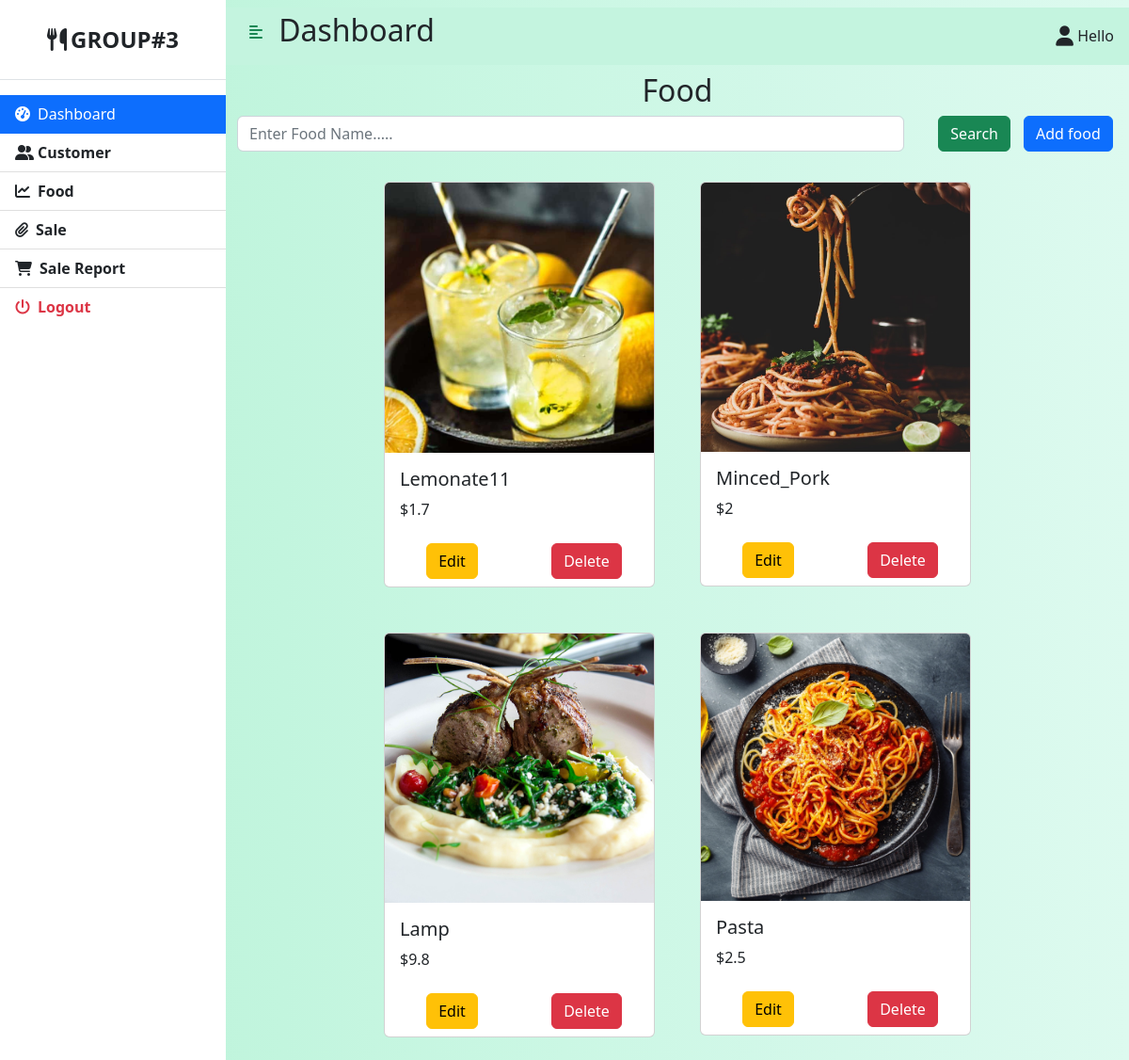
Screenshot of /food.php with the database file from the repository.
### tables this page shows
CREATE TABLE `Food` (
  `Food_Name` varchar(100) NOT NULL,
  `Unit_Price` float NOT NULL,
  `Food_Id` int(11) NOT NULL,
  `Type_Id` int(11) NOT NULL,
  `photo` varchar(100) NOT NULL
);

### food.php (the view, shortened to what this page needs)
<!DOCTYPE html>
<html lang="en">
  <head>
    <link
      href="https://cdn.jsdelivr.net/npm/bootstrap@5.2.0-beta1/dist/css/bootstrap.min.css"
      rel="stylesheet"
    />
    </head>
    <body>
    <div class="d-flex" id="wrapper">
        <?php
            include ("sidebar.php");
        ?>
        <div id="page-content-wrapper">
        <?php
            include ("header.php");
        ?>
            <div class="container-fluid">
            <h2 class="text-center">Food</h2>
            <div class="row">
                <div class="col-lg-10">
                    <form class="row" method="post">
                        <div class="col-lg-11">
                            <input placeholder="Enter Food Name....." type="text" class="form-control" name="button_search">
                        </div>
                        <div class="col-lg-1 ps-4 pb-2">
                            <button type="submit" class="btn btn-success btn-xs">Search</button>
                        </div>
                    </form>
                </div>
                <div class="col-lg-2 ps-5">
                    <button class="add-btn btn btn-primary btn-xs" type="button" data-bs-toggle="modal" data-bs-target="#addForm">
                    <span class="h6">Add food</span>
                    </button>
                </div>
            </div>
            <div class="container-fluid d-flex">
              <div class="d-flex justify-content-center flex-wrap">
                <?php
                $connect =  mysqli_connect("localhost","root","","pos");
                if($connect)
                {
                  if(isset($_POST["button_search"]))
                  {
                    $argu = $_POST["button_search"];
                    $mysql = "select * from Food where Food_Name like '$argu%'";
                  }
                  else
                  {
                    $mysql = "call select_food();";
                  }
                  $myqry = mysqli_query($connect, $mysql);
                }
                while($row = mysqli_fetch_array($myqry,MYSQLI_ASSOC)){
                  ?>
                    <div class="p-4">
                        <div class="card" style="width: 18rem;">
                          <img src=<?php echo $row["photo"]?> class="card-img-top"/>
                            <div class="card-body">
                              <h5 class="card-title"><?php echo $row["Food_Name"];?></h5>
                              <p class="card-text">$<?php echo $row["Unit_Price"];?></p>
                            </div>
                              <div class="container py-2">
                                <div class="row text-center">
                                  <div class="col-6 ">
                                  <a title='Click To Edit Food' rel='facebox' href="editfood.php?id=<?php echo $row["Food_Id"]; ?>"> <button class='btn btn-warning'>Edit</button> </a>
                                  </div>
                                  <div class="col-6">
                                  <a class='delete-btn btn btn-danger' href="food.php?id=<?php echo $row["Food_Id"];?>" onclick="return confirm('Are you sure you want to delete this item')"><span class='h6'>Delete</span></a></td>
                                  </div>
                                </div>
                              </div>
                        </div>
                    </div>
                  <?php
                }
                ?>
              </div>
            </div>
            </div>
        </div>
    </div>
    </body>
</html>

### style.css (style rules this page uses)
#wrapper { overflow-x: hidden; background-image: linear-gradient( to right, #baf3d7, #c2f5de, #cbf7e4, #d4f8ea, #ddfaef ); }
#page-content-wrapper { min-width: 100vw; }
@media (min-width: 768px) { #page-content-wrapper { min-width: 0; width: 100%; } }

### rows the page displays
food: photo (picture), Food_Name "Lemonate11", Unit_Price "1.7"
food: photo (picture), Food_Name "Minced_Pork", Unit_Price "2"
food: photo (picture), Food_Name "Lamp", Unit_Price "9.8"
food: photo (picture), Food_Name "Pasta", Unit_Price "2.5"
